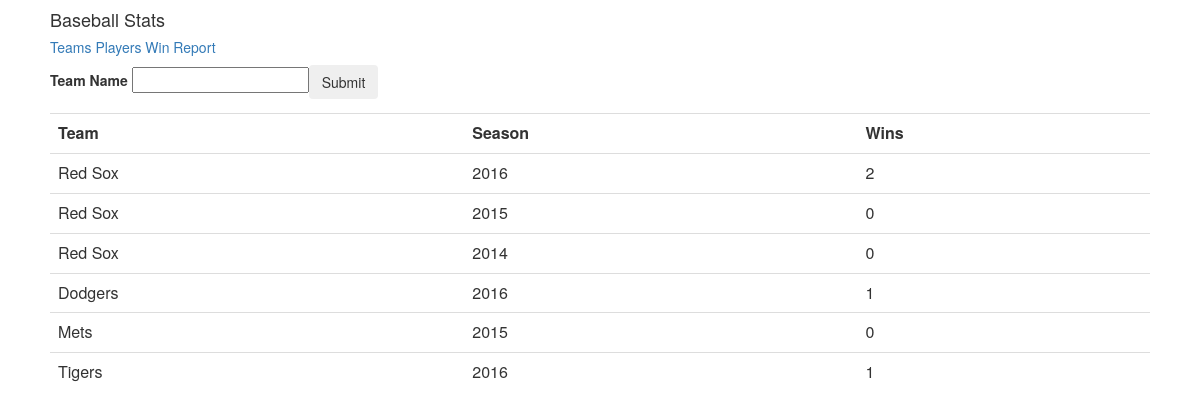
The page /wins_report.php on the database its author committed.
### tables this page shows
CREATE TABLE IF NOT EXISTS `Season` (
  `id` int(10) unsigned NOT NULL AUTO_INCREMENT,
  `year` date NOT NULL,
  `team_id` int(10) unsigned NOT NULL,
  `wins` int(3) NOT NULL,
  `losses` int(3) NOT NULL,
  `rank` int(2) NOT NULL,
  PRIMARY KEY (`id`),
  UNIQUE KEY `year_2` (`year`,`team_id`),
  KEY `team_id` (`team_id`),
  KEY `year` (`year`)
);

CREATE TABLE IF NOT EXISTS `Team` (
  `id` int(10) unsigned NOT NULL AUTO_INCREMENT,
  `city` varchar(100) NOT NULL,
  `name` varchar(100) NOT NULL,
  `division_id` int(10) unsigned NOT NULL,
  PRIMARY KEY (`id`),
  KEY `division_id` (`division_id`)
);

### wins_report.php (the view, shortened to what this page needs)
<?php
function outputWinsForTeam($teamId, $mysqli, $teamName)
{
    $seasonsQuery = "select id, YEAR(year) from Season where team_id = $teamId;";
    $seasonsResult = $mysqli->query($seasonsQuery);
    foreach ($seasonsResult as $season) {
        $seasonValues = array_values($season);
        $seasonId = $seasonValues[0];
        $year = $seasonValues[1];
        $winsQuery = "select wins_by_team_season($teamId, $seasonId);";
        $result = $mysqli->query($winsQuery);
        $wins = array_values($result->fetch_assoc())[0];
        echo "<tr><td>$teamName</td><td>$year</td><td>$wins</td>";
    }
}
$properties = include 'properties.php';
$mysqli = new mysqli($properties['db_host'], $properties['db_user'], $properties['db_pass'], $properties['db_name'], '3306');
$teamName = $_GET['team_name'];
echo "<form class='form' method='get'><label for='team_name'>Team Name</label> <input type='text' name='team_name' /><input class='btn' type='submit'></form>";
echo "<table class='table'>";
echo "<tr><th>Team</th><th>Season</th><th>Wins</th></tr>";
if ($teamName == null) {
    $teamsQuery = 'select id, name from Team;';
    $teamsResult = $mysqli->query($teamsQuery);
    foreach ($teamsResult as $team) {
        $teamValues = array_values($team);
        $teamId = $teamValues[0];
        $teamName = $teamValues[1];
        outputWinsForTeam($teamId, $mysqli, $teamName);
    }
} else {
    $teamIdQuery = "select id from Team where name like '%$teamName%';";
    $result = $mysqli->query($teamIdQuery);
    $teamId = array_values($result->fetch_assoc())[0];
    outputWinsForTeam($teamId, $mysqli, $teamName);
}
echo '</table>';

### rows shown on the page
season: team.name "Red Sox", year "2016", wins "2"
season: team.name "Red Sox", year "2015", wins "0"
season: team.name "Red Sox", year "2014", wins "0"
season: team.name "Dodgers", year "2016", wins "1"
season: team.name "Mets", year "2015", wins "0"
season: team.name "Tigers", year "2016", wins "1"
